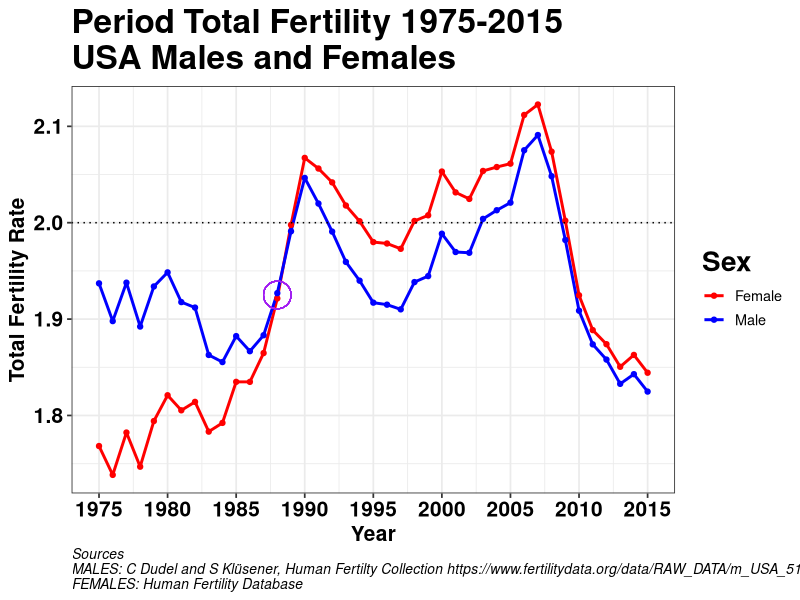

Generate this figure with R:
## ---- chunk 1
knitr::opts_chunk$set(echo = TRUE)
## ---- chunk 2
# USA male fertility
# from Dudel, C. and S. Klüsener. Male fertility data for high-income 
# countries [unpublished data]. Submitted to the HFC by C. Dudel 
# on 15.05.2019.
# 
# downloaded from Human Fertility Collection 2 Nov 2019
# https://www.fertilitydata.org/data/RAW_DATA/m_USA_51.zip




library(tidyverse)

# Male data from HFC, as described above
MM = read.table(file='m_ASFR_USA.txt', header=TRUE) %>%
      mutate(Y = factor(Year)) 

# Female data from HFD
FF = read.table(file='USAasfrTR.txt', skip=2, header=TRUE) %>%
       filter(Year %in% unique(MM$Year)) %>%
       mutate(Age = 11 + as.numeric(Age)) %>%
       group_by(Year,Age) %>%
       summarize(ASFR = mean(ASFR)) %>%
       mutate(Y=factor(Year))

big = bind_rows(
         mutate(MM,Sex='Male'),
         mutate(FF,Sex='Female')
       )
       
tmp = big %>%
           group_by(Sex,Year) %>%
           summarize(TFR=sum(ASFR))

theme_carl <- function () { 
  theme_bw(base_size=13) %+replace% 
    theme(
      title      = element_text(size=20, face='bold'),
      plot.caption  = element_text(size=10, face='italic',hjust=0),
      axis.text  = element_text(size=15, face='bold'),
      axis.title = element_text(size=15, face='bold')
    )
}

tmp = big %>%
  filter(Year > 1974) %>%
  group_by(Sex,Year) %>%
  summarize(TFR=sum(ASFR))

G = ggplot(data=tmp) +
      aes(x=Year, y=TFR, group=Sex, color=Sex) +
      geom_line(lwd=1) +
      geom_point() +
      geom_point(x=1988, y=1.925, shape=1, size=9, color='purple') +
      geom_hline(yintercept = 2, lty='dotted') +
      scale_color_manual(values=c('red','blue')) +
      scale_x_continuous(breaks=seq(1975,2015,5)) +
      labs(x='Year',
           y='Total Fertility Rate',
           title='Period Total Fertility 1975-2015\nUSA Males and Females',
           caption='Sources\nMALES: C Dudel and S Klüsener, Human Fertilty Collection https://www.fertilitydata.org/data/RAW_DATA/m_USA_51.zip\nFEMALES: Human Fertility Database') +
      theme_carl()


print(G)

#ggsave(G, file='USA-TFR-by-sex.png', height=8, width=11, units='in', dpi=300)

